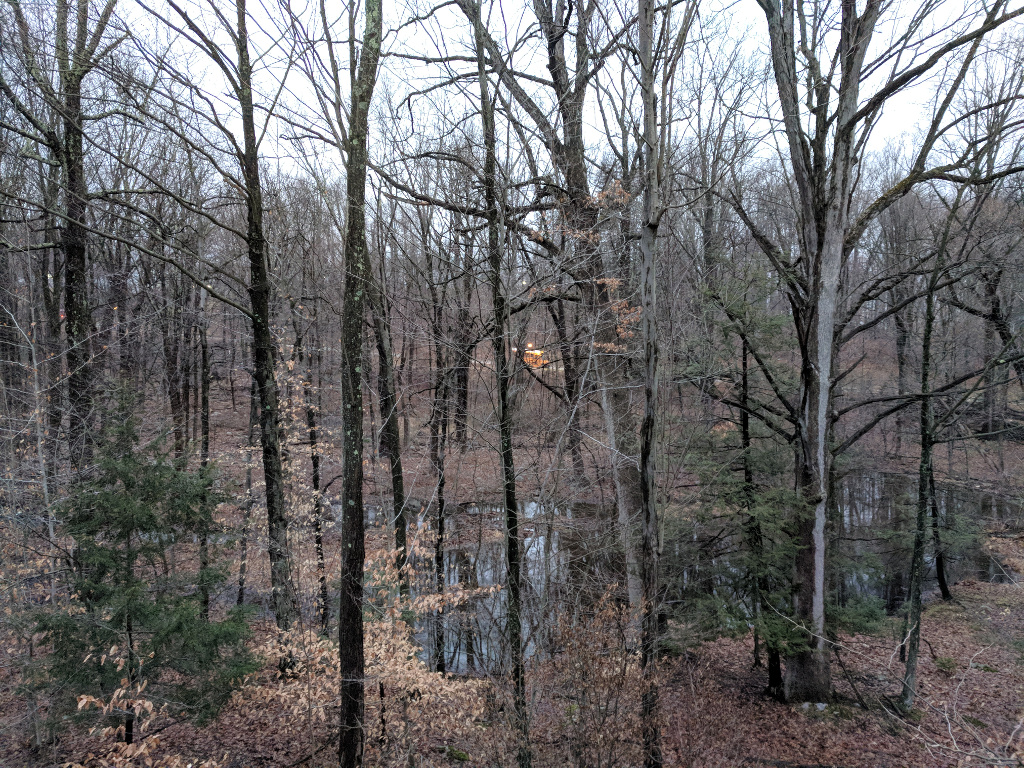
#> input picture color_detection/bus.jpg, 1024 x 768 px
$ python find_the_bus.py --image bus.jpg
#> lines starting #> are read from the running program, lines starting #| are printed output that depends on the picture; after the words box and inside, x2 and y2 are one past the last pixel; in counts of white or black regions, pixels touching at a corner belong together
# import the necessary packages
import numpy as np
import argparse
import cv2

# construct the argument parse and parse the arguments
ap = argparse.ArgumentParser()
ap.add_argument("-i", "--image", help = "path to the image")
args = vars(ap.parse_args())

# load the image
image = cv2.imread(args["image"])
#> image is the input picture: shape (768, 1024, 3); mean B, G, R 105.3, 104.4, 105.6

# define the list of boundaries
boundaries = [
#	([165,105,245], [178,116,252])
([100,100,200], [200,150,252])
]

# loop over the boundaries
for (lower, upper) in boundaries:
	# create NumPy arrays from the boundaries
	lower = np.array(lower, dtype = "uint8")
	upper = np.array(upper, dtype = "uint8")

	# find the colors within the specified boundaries and apply
	# the mask
	mask = cv2.inRange(image, lower, upper)
	output = cv2.bitwise_and(image, image, mask = mask)

	# show the images
	cv2.imshow("images", np.hstack([image, output]))
	cv2.waitKey(0)
#> this loop made 1 pass
#> pass 1, `mask = cv2.inRange(image, lower, upper)`:
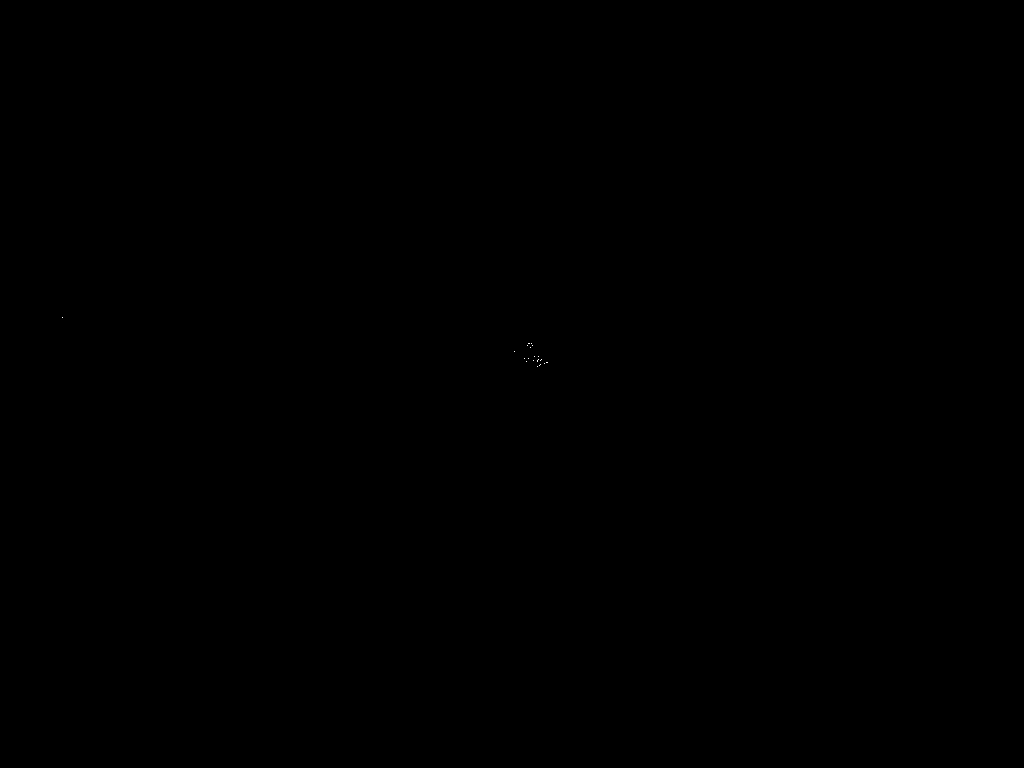
#> mask: shape (768, 1024); 0% white in thin lines or dots, all inside (x1, y1, x2, y2) = (62, 317, 548, 367)
#> pass 1, `cv2.imshow("images", np.hstack([image, output]))`:
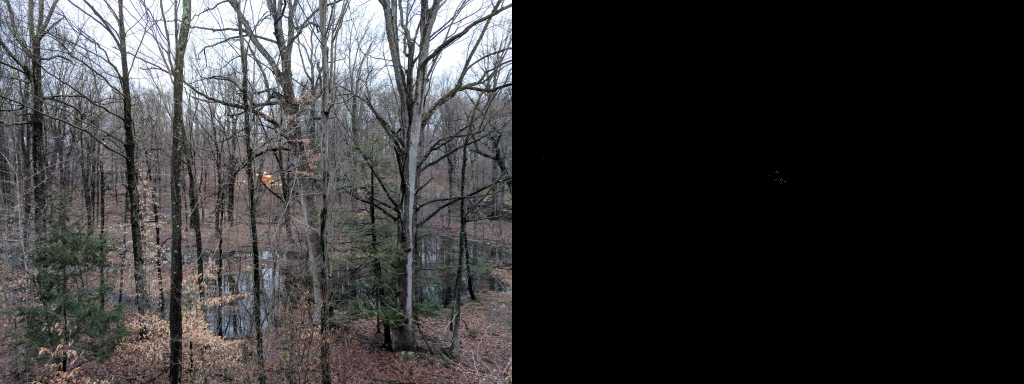
#> window 'images': shape (768, 2048, 3) (shown at 1/2 size); mean B, G, R 52.7, 52.2, 52.8
